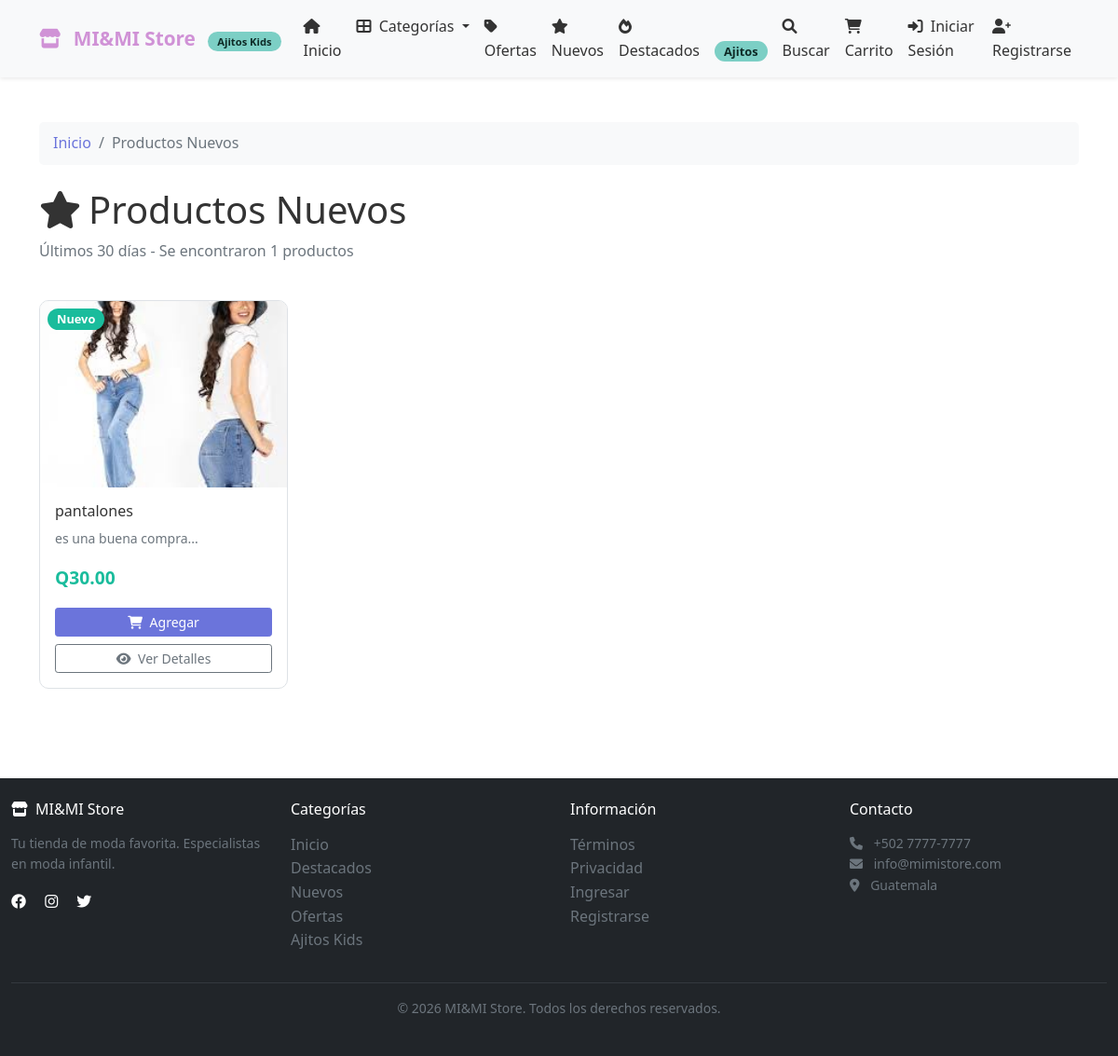
The page /cliente/nuevos.php on the database its author committed.
### tables this page shows
CREATE TABLE `productos_raiz` (
  `id_raiz` int(11) NOT NULL,
  `codigo` varchar(50) NOT NULL,
  `nombre` varchar(200) NOT NULL,
  `descripcion` text DEFAULT NULL,
  `id_departamento` int(11) NOT NULL,
  `id_marca` int(11) DEFAULT NULL,
  `tipo_ropa` varchar(100) DEFAULT NULL,
  `precio_compra` decimal(10,2) DEFAULT NULL,
  `precio_venta` decimal(10,2) NOT NULL,
  `etiqueta` enum('oferta','nuevo','reingreso') DEFAULT 'nuevo',
  `es_ajitos` tinyint(1) DEFAULT 0,
  `activo` tinyint(1) DEFAULT 1,
  `fecha_creacion` datetime DEFAULT current_timestamp()
);

### cliente/nuevos.php (the view, shortened to what this page needs)
<?php
$database = new Database();
$db = $database->getConnection();
$pagina = isset($_GET['pagina']) ? (int)$_GET['pagina'] : 1;
$por_pagina = 12;
$offset = ($pagina - 1) * $por_pagina;
$query = "SELECT pr.*, d.nombre as departamento_nombre,
                 (SELECT nombre_archivo FROM productos_raiz_fotos
                  WHERE id_producto_raiz = pr.id_raiz AND es_principal = 1 LIMIT 1) as imagen_principal
          FROM productos_raiz pr
          INNER JOIN departamentos d ON pr.id_departamento = d.id_departamento
          WHERE pr.activo = 1 AND d.activo = 1
          AND pr.fecha_creacion >= DATE_SUB(NOW(), INTERVAL 30 DAY)
          ORDER BY pr.fecha_creacion DESC
          LIMIT :offset, :por_pagina";
$stmt = $db->prepare($query);
$stmt->bindParam(':offset', $offset, PDO::PARAM_INT);
$stmt->bindParam(':por_pagina', $por_pagina, PDO::PARAM_INT);
$stmt->execute();
$productos = $stmt->fetchAll(PDO::FETCH_ASSOC);
$count_query = "SELECT COUNT(*) as total FROM productos_raiz pr
                INNER JOIN departamentos d ON pr.id_departamento = d.id_departamento
                WHERE pr.activo = 1 AND d.activo = 1
                AND pr.fecha_creacion >= DATE_SUB(NOW(), INTERVAL 30 DAY)";
$count_stmt = $db->prepare($count_query);
$count_stmt->execute();
$total = $count_stmt->fetch(PDO::FETCH_ASSOC)['total'];
?>
<!DOCTYPE html>
<html lang="es">
<head>
    <link href="https://cdn.jsdelivr.net/npm/bootstrap@5.1.3/dist/css/bootstrap.min.css" rel="stylesheet">
    <link rel="stylesheet" href="https://cdnjs.cloudflare.com/ajax/libs/font-awesome/6.0.0/css/all.min.css">
    <link rel="stylesheet" href="../assets/css/bootstrap-custom.css">
    <link rel="stylesheet" href="../assets/css/style.css">
</head>
<body>
    <?php include 'includes/header.php'; ?>
    <div class="container py-5">
        <nav aria-label="breadcrumb" class="mb-4">
            <ol class="breadcrumb">
                <li class="breadcrumb-item"><a href="index.php">Inicio</a></li>
                <li class="breadcrumb-item active">Productos Nuevos</li>
            </ol>
        </nav>
        <div class="row mb-4">
            <div class="col-md-9">
                <h1><i class="fas fa-star me-2"></i>Productos Nuevos</h1>
                <p class="text-muted">Últimos 30 días - Se encontraron <?php echo $total; ?> productos</p>
            </div>
        </div>
        <div class="row g-3">
            <?php if (!empty($productos)): ?>
                <?php foreach ($productos as $producto): ?>
                <div class="col-md-6 col-lg-3">
                    <div class="product-card">
                        <div class="position-relative">
                            <img src="../uploads/productos/<?php echo htmlspecialchars($producto['imagen_principal'] ?? 'no-image.jpg'); ?>"
                                 alt="<?php echo htmlspecialchars($producto['nombre']); ?>"
                                 class="product-image">
                            <span class="badge badge-nuevo position-absolute top-0 start-0 m-2">Nuevo</span>
                        </div>
                        <div class="card-body">
                            <h6 class="card-title"><?php echo htmlspecialchars($producto['nombre']); ?></h6>
                            <p class="card-text text-muted small">
                                <?php echo htmlspecialchars(substr($producto['descripcion'], 0, 50)) . '...'; ?>
                            </p>
                            <p class="price">Q<?php echo number_format($producto['precio_venta'], 2); ?></p>
                            <button class="btn btn-sm btn-primary w-100"
                                    onclick="agregarAlCarrito(<?php echo $producto['id_raiz']; ?>)">
                                <i class="fas fa-shopping-cart me-1"></i> Agregar
                            </button>
                            <a href="producto.php?id=<?php echo $producto['id_raiz']; ?>"
                               class="btn btn-sm btn-outline-secondary w-100 mt-2">
                                <i class="fas fa-eye me-1"></i> Ver Detalles
                            </a>
                        </div>
                    </div>
                </div>
                <?php endforeach; ?>
            <?php endif; ?>
        </div>
    </div>
    <?php include '../includes/footer.php'; ?>
</body>
</html>

### assets/css/style.css (style rules this page uses)
:root { --primary-color: #6B74DB; --primary-dark: #5461C8; --secondary-color: #e74c3c; --light-bg: #f8f9fa; --border-color: #dee2e6; --text-muted: #6c757d; --success-color: #27ae60; --warning-color: #f39c12; --danger-color: #e74c3c; }
* { margin: 0; padding: 0; box-sizing: border-box; }
body { font-family: 'Segoe UI', Tahoma, Geneva, Verdana, sans-serif; line-height: 1.6; color: #333; background: white; }
a { color: var(--primary-color); text-decoration: none; transition: color 0.3s ease; }
.btn-primary { background-color: var(--primary-color); border-color: var(--primary-color); transition: all 0.3s ease; }
.badge { padding: 5px 10px; border-radius: 20px; font-size: 0.8rem; }
.product-card { border: 1px solid var(--border-color); border-radius: 10px; overflow: hidden; transition: all 0.3s ease; }
.product-image { width: 100%; height: 250px; object-fit: cover; background: var(--light-bg); }
.breadcrumb { background-color: var(--light-bg); border-radius: 5px; padding: 10px 15px; }
.breadcrumb-item.active { color: var(--text-muted); }
.breadcrumb-item a { color: var(--primary-color); }

### cliente/nuevos.php (style rules this page uses)
.product-card { transition: transform 0.3s; border: 1px solid #dee2e6; border-radius: 10px; overflow: hidden; height: 100%; }
.product-image { height: 200px; object-fit: cover; width: 100%; background: #f0f0f0; }
.price { color: #1abc9c; font-weight: bold; font-size: 1.2rem; }
.badge-nuevo { background: #1abc9c; color: white; }

### rows shown on the page
productos_raiz: nombre "pantalones", descripcion "es una buena compra", precio_venta "30.00"

### other values the page prints
SITE_NAME "MI&MI Store"
AJITOS_NAME "Ajitos Kids"
$total "1"
